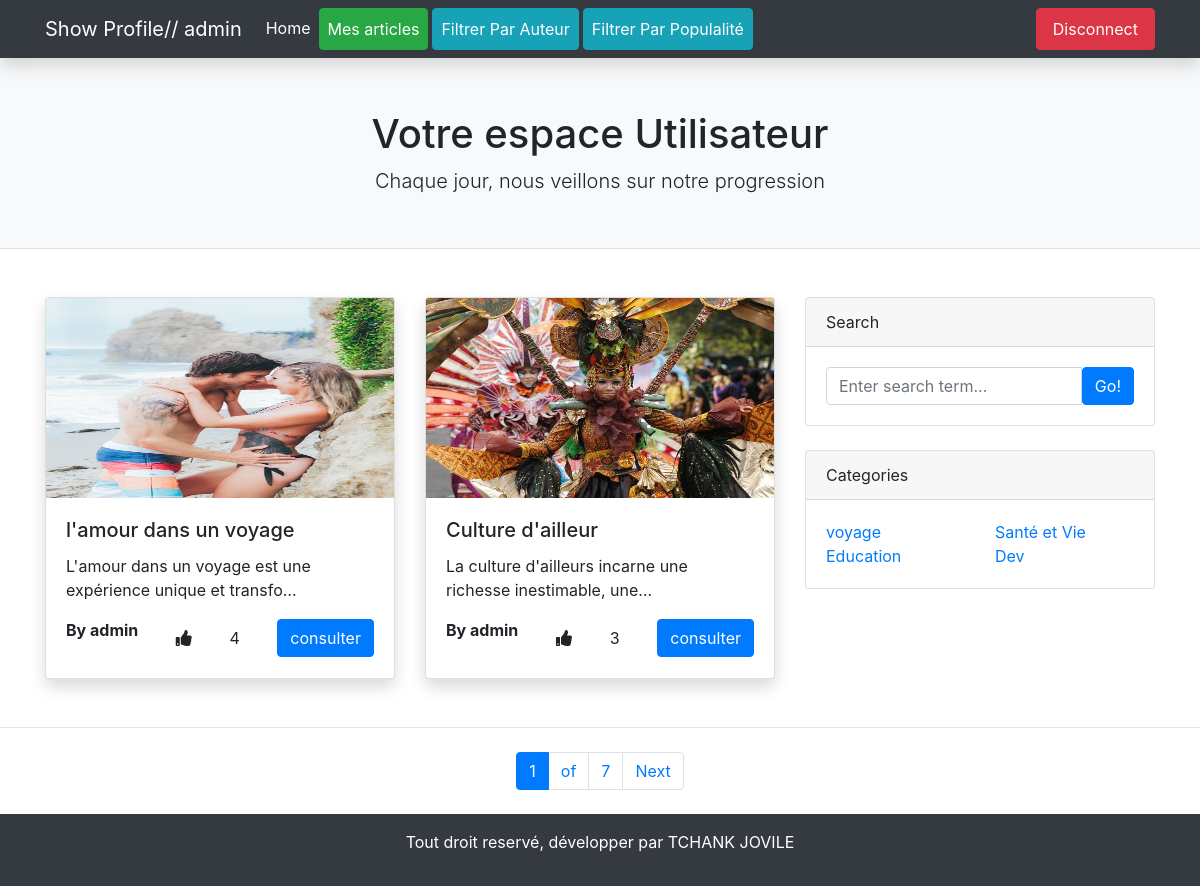
Before: /home/ (signed in) with the older database file.
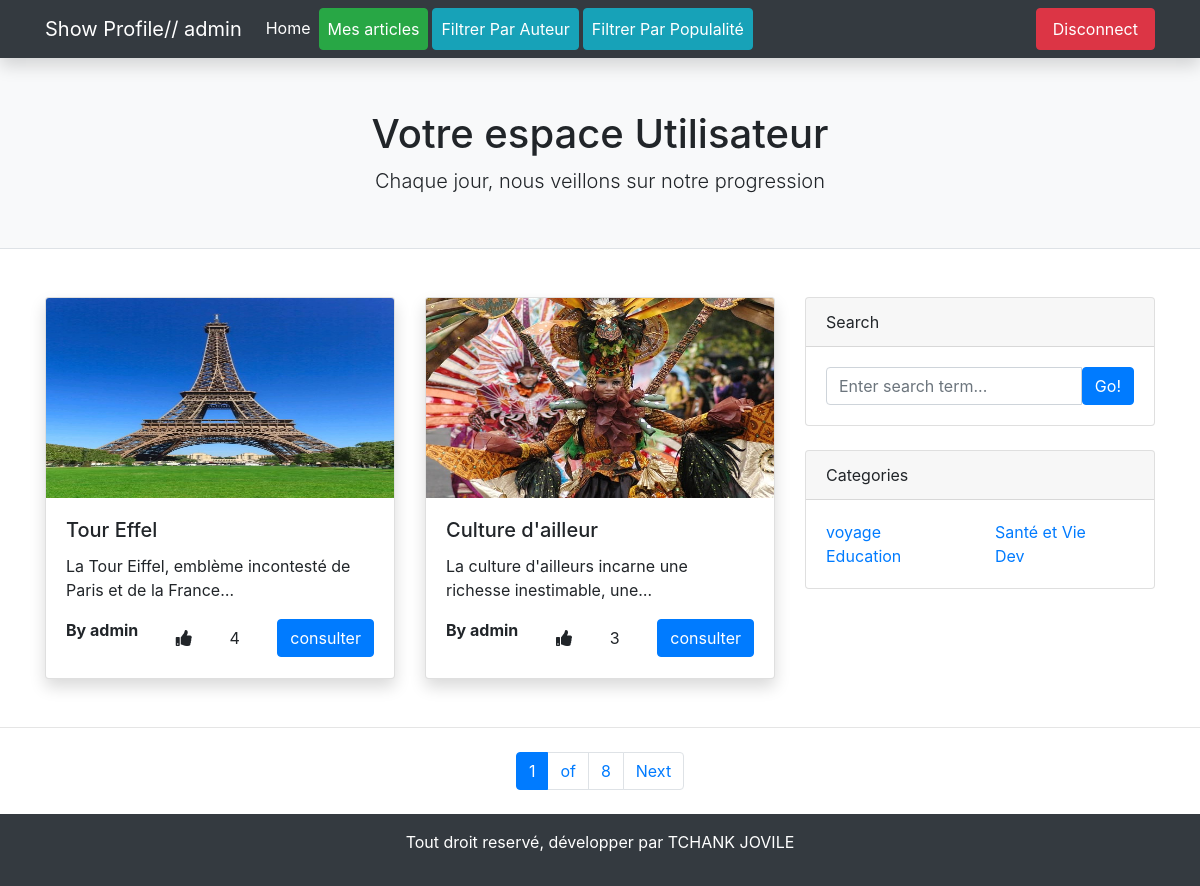
After: the same page with the newer database file.
### blogapp/models.py (models this page shows, shortened)
class Article(models.Model):
    etat_choices = [
        ('encours', 'En cours de validation'),
        ('publié', 'publié'),
        ('rejeté', 'rejeté')
    ]
    titre = models.CharField(max_length= 50)
    description= models.TextField()
    image = models.ImageField(upload_to= 'media/', max_length= 120)
    date_creation= models.DateTimeField(auto_now_add= True, editable= False, null=True, blank= True)
    date_modification= models.DateField(default= date.today)
    date_publication= models.DateTimeField(default= timezone.now)
    etat= models.CharField(max_length= 30, choices=etat_choices )
    nombre_vue= models.IntegerField(default= 0, editable= False)
    auteur= models.ForeignKey(User, on_delete= models.CASCADE, related_name= 'articles')
    category = models.ForeignKey(Category, on_delete= models.CASCADE, related_name='categories')
    likes = models.PositiveIntegerField( default=0)
    objects= models.Manager() # manager par defaut
    publier= PublishedManager()# manager personnalisé
    def get_absolute_url(self):
        return reverse('description', kwargs={"id": str(self.id)})

### blogapp/views.py (the view)
# urls.py: path('home/', home_view, name= "home"),
@login_required
def home_view(request, category= None):
    posts = Article.publier.all()
    categorie = Category.objects.all()
    if category:
        category = get_object_or_404(Category, slug=category)
        posts = posts.filter(category=category)
    paginator = Paginator(posts, 2)
    page = request.GET.get('page')
    try:
        posts = paginator.page(page)
    except PageNotAnInteger:
        posts = paginator.page(1)
    except EmptyPage:
        paginator.page(paginator.num_pages)
    context = {
        'posts': posts,
        'page': page,
        'categorie': categorie,
        'category': category
    }
    return render(request, 'home.html', context)

### blogapp/models.py (called while the page is built)
    def get_queryset(self):
        return super(PublishedManager, self).get_queryset().filter(etat= 'publié')

### templates/home.html (shortened to what this page needs)
{%extends 'base.html'%}
{% load static %}
{% block navbar %}
<nav class="navbar navbar-expand-lg navbar-light bg-light bg-dark shadow">
    <div class="container">
        {% if request.user.is_authenticated %}
        <a class="navbar-brand text-white" href="#">Show Profile// {{ user.username }}</a>
        {% endif %}
        <div class="collapse navbar-collapse" id="navbarNavAltMarkup">
            <div class="navbar-nav text-white">
                <a class="nav-item nav-link active text-white" href="{%url 'home'%}">Home <span class="sr-only">(current)</span></a>
                <a class="nav-item nav-link btn btn-success text-white" href="{% url 'listarticle'%}">Mes articles</a>
                <a class="nav-item ml-1 nav-link btn btn-info text-white" href="{%url 'signup'%}">Filtrer Par Auteur</a>
                <a class="nav-item ml-1 nav-link btn btn-info text-white" href="{%url 'signup'%}">Filtrer Par Populalité</a>
            </div>
        </div>
        <a class="nav-item ml-25 nav-link btn btn-danger text-white" href="{%url 'logout'%}">Disconnect</a>
    </div>
</nav>
{% endblock %}
{% block services %}
<header class="py-1 bg-light border-bottom mb-4">
    <div class="container">
        <div class="text-center my-5">
            <h1 class="fw-bolder">Votre espace Utilisateur</h1>
            <p class="lead mb-0">Chaque jour, nous veillons sur notre progression</p>
        </div>
    </div>
</header>
<div class="container mt-5 mb-5">
    <div class="row">
        {%for post in posts %}
        <div class="col-lg-4">
            <div class="card shadow">
                {% if post.image%}
                <img class="card-img-top" src="{{post.image.url}}" alt="card image cap" width="100px" height="200px">
                {% else %}
                <p>image no available</p>
                {% endif %}
                <div class="card-body">
                    <h5 class="card-title">{{post.titre}}</h5>
                    <p class="card-text">{{post.description | truncatechars:60 }}</p>
                    <div class="d-flex justify-content-between align-items-center">
                        <p style="font-weight: bold;">By {{ post.auteur }}</p>
                        <i class="fas fa-thumbs-up"></i>{{post.likes}}
                        <a href="{{post.get_absolute_url}}" class="btn btn-primary">consulter</a>
                    </div>
                </div>
            </div>
        </div>
        {%endfor%}
        <div class="col-lg-4">
            <div class="card mb-4">
                <div class="card-header">Search</div>
                <div class="card-body">
                    <div class="input-group">
                        <input class="form-control" type="text" placeholder="Enter search term..."
                               aria-label="Enter search term..." aria-describedby="button-search"/>
                        <button class="btn btn-primary" id="button-search" type="button">Go!</button>
                    </div>
                </div>
            </div>
            <div class="card mb-4">
                <div class="card-header">Categories</div>
                <div class="card-body">
                    <div class="row">
                        {% for cat in categorie%}
                        <div class="col-sm-6">
                            <ul class="list-unstyled mb-0">
                                <li><a href="{% url 'categorylist' cat.slug %}">{{cat.nom_category}}</a></li>
                            </ul>
                        </div>
                        {%endfor%}
                    </div>
                </div>
            </div>
        </div>
    </div>
</div>
{% include "layouts/pagination.html" with page=posts %}
{% endblock %}

Changed rows visible on the page:
changed Article: image: a different picture; titre "l'amour dans un voyage" → "Tour Effel"; description "L'amour dans un voyage est une expérience unique et transfo…" → "La Tour Eiffel, emblème incontesté de Paris et de la France…"
Other visible differences:
{{ page.paginator.num_pages }}: "7" → "8"
